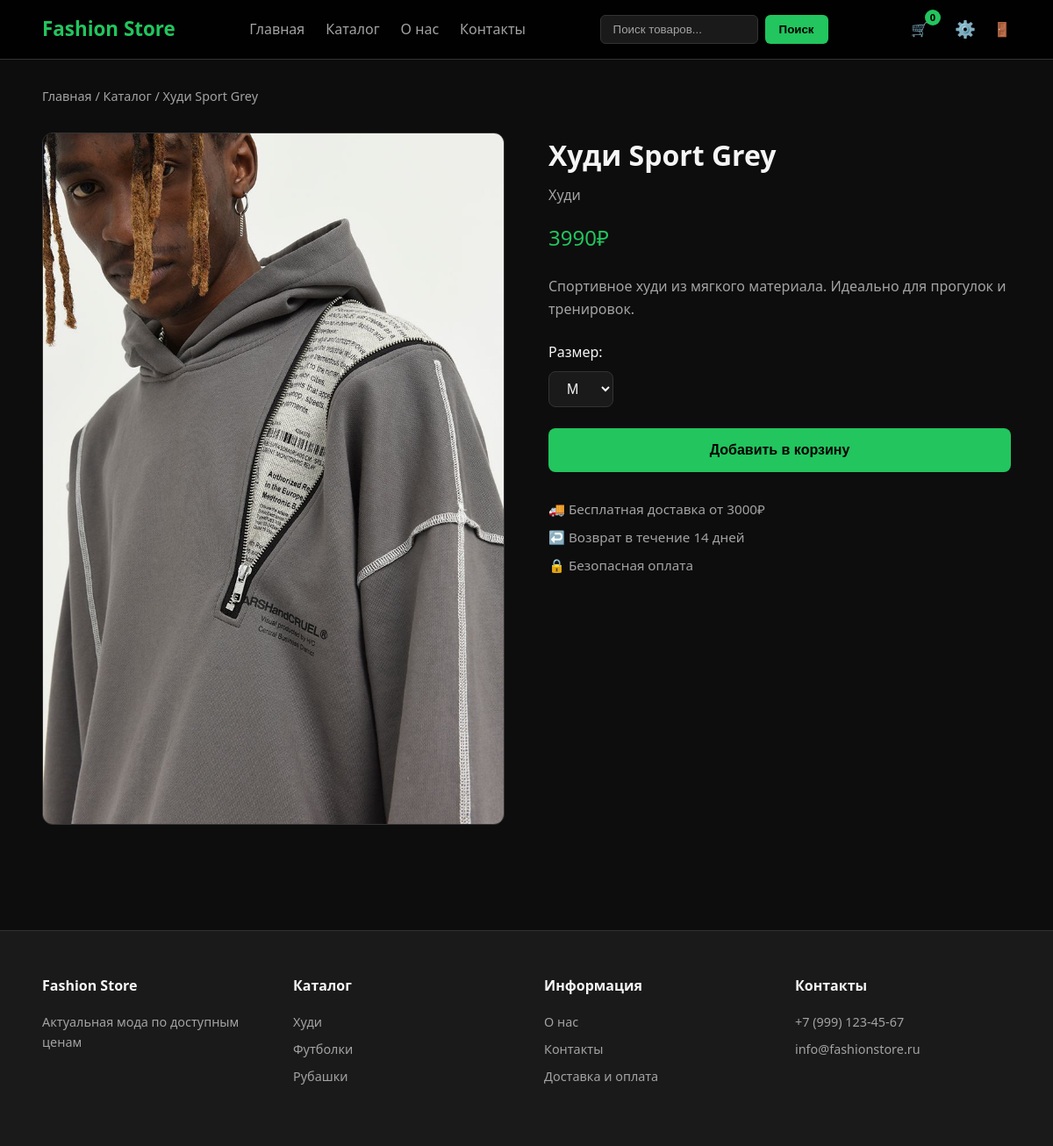
Screenshot of /product/2/ (signed in) with the database file from the repository.
### store/models.py (models this page shows, shortened)
class Product(models.Model):
    name = models.CharField(max_length=200)
    price = models.IntegerField()
    old_price = models.IntegerField(null=True, blank=True)
    image = models.CharField(max_length=255, blank=True)
    sku = models.CharField(max_length=50, unique=True)
    category = models.ForeignKey(Category, on_delete=models.SET_NULL, null=True, related_name='products')
    is_new = models.BooleanField(default=False)
    is_popular = models.BooleanField(default=False)
    description = models.TextField(blank=True)
    material = models.CharField(max_length=100, blank=True)
    care = models.CharField(max_length=100, blank=True)
    colors = models.CharField(max_length=255, blank=True)
    color_names = models.CharField(max_length=255, blank=True)
    sizes = models.CharField(max_length=255, blank=True)
    sizes_in_stock = models.CharField(max_length=255, blank=True)
    rating = models.FloatField(default=0)
    reviews_count = models.IntegerField(default=0)
    created_at = models.DateTimeField(auto_now_add=True)

class Category(models.Model):
    name = models.CharField(max_length=50)
    slug = models.SlugField(max_length=50, unique=True)

### store/views.py (the view)
# urls.py: path('product/<int:product_id>/', views.product_detail, name='product_detail'),
def product_detail(request, product_id):
    product = get_object_or_404(Product, pk=product_id)
    reviews = product.reviews.order_by('-created_at')[:10]
    return render(request, 'product.html', {'product': product, 'reviews': reviews})

### templates/product.html (shortened to what this page needs)
{% extends 'base.html' %}
{% load static %}
{% block content %}
<main class="container">
    <section class="product-page">
        <div class="breadcrumbs">
            <a href="{% url 'index' %}">Главная</a> / <a href="{% url 'catalog' %}">Каталог</a> / <span>{{ product.name }}</span>
        </div>
        <div class="product-detail">
            <div class="product-gallery">
                <img src="{% static product.image %}" alt="{{ product.name }}">
            </div>
            <div class="product-info">
                <h1>{{ product.name }}</h1>
                <p class="product-category">{{ product.category.name|default:'Товар' }}</p>
                <p class="product-price">
                    <span class="price">{{ product.price }}₽</span>
                </p>
                <p class="product-desc">{{ product.description }}</p>
                <div class="product-size">
                    <label>Размер:</label>
                    <select id="productSize">
                        <option value="M" selected>M</option>
                    </select>
                </div>
                <div class="product-actions">
                    <button class="btn btn-primary btn-add-cart-product" id="addToCartBtn" data-id="{{ product.id }}">Добавить в корзину</button>
                </div>
                <div class="product-features">
                    <p>🚚 Бесплатная доставка от 3000₽</p>
                    <p>↩️ Возврат в течение 14 дней</p>
                    <p>🔒 Безопасная оплата</p>
                </div>
            </div>
        </div>
    </section>
</main>
{% endblock %}

### app/static/css/style.css (style rules this page uses)
* { margin: 0; padding: 0; box-sizing: border-box; }
:root { --color-bg: #0d0d0d; --color-surface: #1a1a1a; --color-card: #222; --color-accent: #22c55e; --color-accent-hover: #16a34a; --color-text: #f5f5f5; --color-text-muted: #a3a3a3; --color-border: #333; }
body { font-family: 'Segoe UI', system-ui, -apple-system, sans-serif; background-color: var(--color-bg); color: var(--color-text); line-height: 1.6; }
a { color: inherit; text-decoration: none; }
img { max-width: 100%; display: block; }
.container { width: 92%; max-width: 1200px; margin: 0 auto; }
.btn { padding: 12px 24px; border-radius: 8px; font-weight: 600; border: none; cursor: pointer; transition: all 0.2s; }
.btn-primary { background: var(--color-accent); color: #000; }
.product-page { padding: 30px 0 60px; }
.breadcrumbs { color: var(--color-text-muted); font-size: 0.9rem; margin-bottom: 30px; }
.product-detail { display: grid; grid-template-columns: 1fr 1fr; gap: 50px; }
.product-gallery img { width: 100%; border-radius: 12px; border: 1px solid var(--color-border); }
.product-info h1 { font-size: 2rem; margin-bottom: 8px; }
.product-category { color: var(--color-text-muted); margin-bottom: 16px; }
.product-price { font-size: 1.5rem; margin-bottom: 24px; }
.product-price .price { color: var(--color-accent); }
.product-desc { color: var(--color-text-muted); margin-bottom: 24px; }
.product-size { margin-bottom: 24px; }
.product-size label { display: block; margin-bottom: 8px; font-weight: 500; }
.product-size select { padding: 10px 16px; background: var(--color-surface); border: 1px solid var(--color-border); color: var(--color-text); border-radius: 8px; font-size: 1rem; }
.product-actions { margin-bottom: 30px; }
.btn-add-cart-product { width: 100%; padding: 16px; font-size: 1rem; }
.product-features p { color: var(--color-text-muted); font-size: 0.95rem; margin-bottom: 8px; }

### rows the page displays
Product: name "Худи Sport Grey", image (picture), category.name "Худи", price "3990", description "Спортивное худи из мягкого материала. Идеально для прогулок и тренировок."
